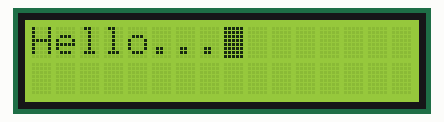
Recording of a sketch running on a simulated Arduino Uno, built with avr-gcc and run on an emulated ATmega328P. On the bench: 16×2 character LCD.

Above: at 0.1 s.
At 2.1 s:
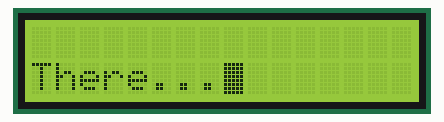

Measured:
- what the display in image 1 shows lasts 2.0 s, from 2.1 s to 4.1 s

The sketch:

lcd_buzzer.ino
```cpp
#include <Wire.h>
#include <LiquidCrystal_I2C.h>

LiquidCrystal_I2C lcd(0x27, 16, 2);
void setup() {
  // put your setup code here, to run once:
  lcd.begin();
  lcd.backlight();

//  lcd.setCursor(1, 0);
//  lcd.print("Hello...");
//  lcd.setCursor(2, 1);
//  lcd.print("I'm Vincent :)");
}

void loop() {
  // put your main code here, to run repeatedly:
  lcd.clear();
  lcd.setCursor(0,0);
  lcd.print("Hello...");
  lcd.blink();
  delay(2000);
  lcd.clear();

  lcd.clear();
  lcd.setCursor(0,1);
  lcd.print("There...");
  delay(2000);
  lcd.clear();

}
```
